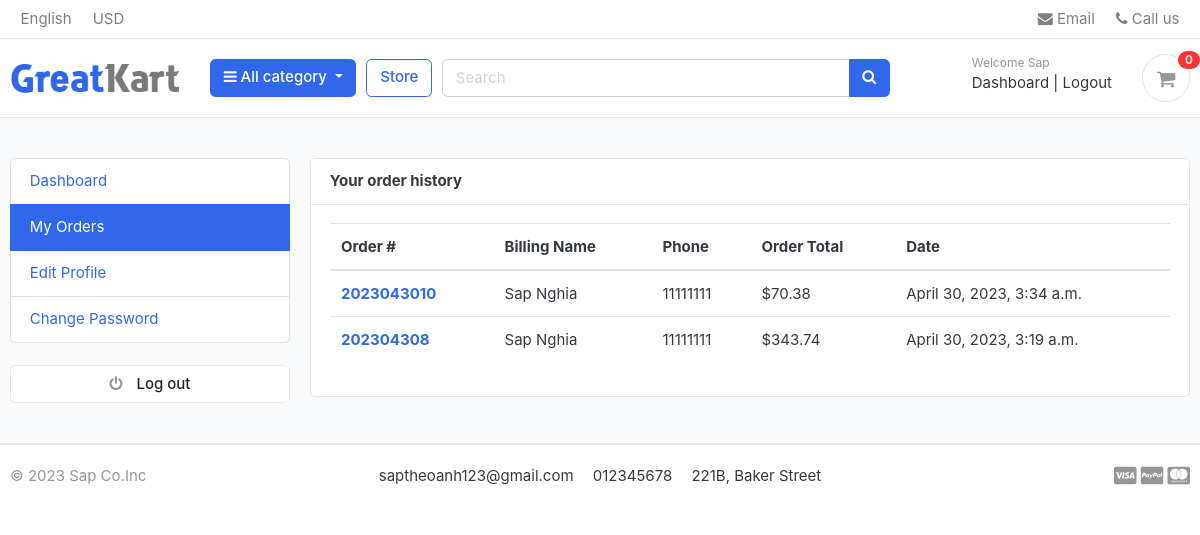
The app's page /accounts/my_orders/ (signed in), older data.
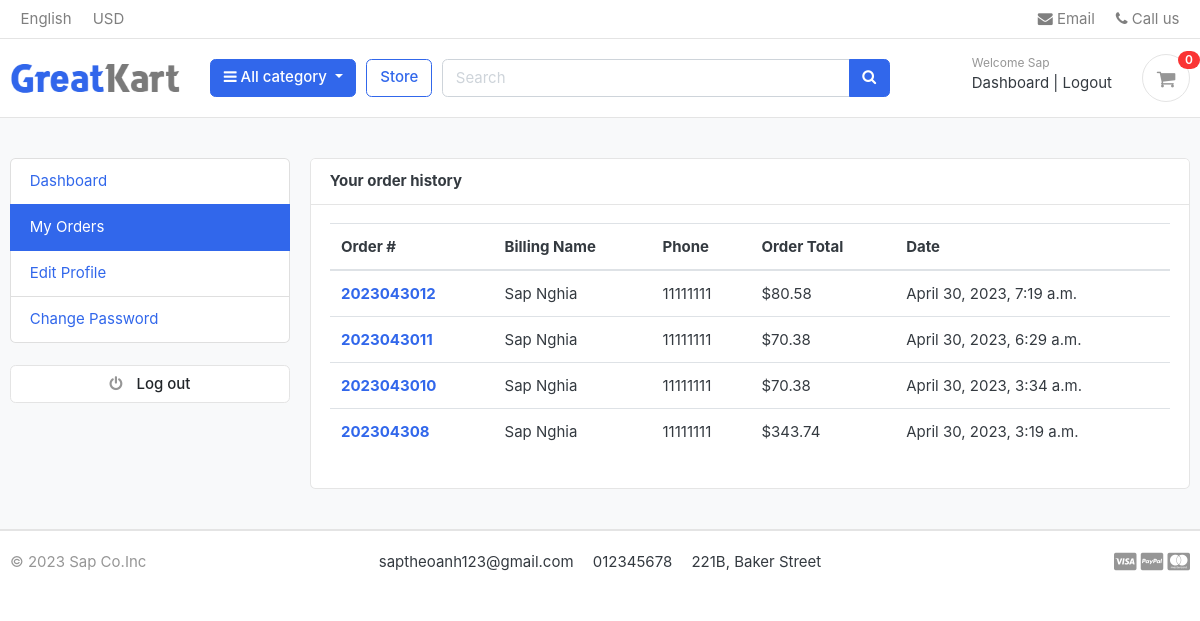
The same page, newer data.
### orders/models.py (models this page shows, shortened)
class Order(models.Model):
    STATUS = (
        ('New', 'New'),
        ('Accepted', 'Accepted'),
        ('Completed', 'Completed'),
        ('Cancelled', 'Cancelled'),
    )
    user = models.ForeignKey(Account, on_delete=models.SET_NULL, null=True)
    payment = models.ForeignKey(Payment, on_delete=models.SET_NULL, blank=True, null=True)
    order_number = models.CharField(max_length=20)
    first_name = models.CharField(max_length=50)
    last_name = models.CharField(max_length=50)
    phone = models.CharField(max_length=15)
    email = models.EmailField(max_length=50)
    address_line_1 = models.CharField(max_length=50)
    address_line_2 = models.CharField(max_length=50, blank=True)
    country = models.CharField(max_length=50)
    state = models.CharField(max_length=50)
    city = models.CharField(max_length=50)
    order_note = models.CharField(max_length=100, blank=True)
    order_total = models.FloatField()
    tax = models.FloatField()
    status = models.CharField(max_length=10, choices=STATUS, default='New')
    ip = models.CharField(blank=True, max_length=20)
    is_ordered = models.BooleanField(default=False)
    created_at = models.DateTimeField(auto_now_add=True)
    updated_at = models.DateTimeField(auto_now=True)
    def full_name(self):
        return f'{self.first_name} {self.last_name}'

### accounts/views.py (the view)
# urls.py: path('my_orders/', views.my_orders, name='my_orders'),
@login_required(login_url='login')
def my_orders(request):
    orders = Order.objects.filter(user=request.user, is_ordered=True).order_by('-created_at')
    context = {
        'orders': orders,
    }
    return render(request, 'accounts/my_orders.html', context)

### carts/context_processors.py (called while the page is built)
def counter(request):
    cart_count = 0
    if 'admin' in request.path:
        return ()
    else:
        try:
            cart =Cart.objects.filter(cart_id=_cart_id(request))
            if request.user.is_authenticated:
                cart_items = CartItem.objects.all().filter(user=request.user)
            else:
                cart_items = CartItem.objects.all().filter(cart=cart[:1])
            for cart_item in cart_items:
                cart_count += cart_item.quantity
        except Cart.DoesNotExist:
            cart_count =0
    return dict(cart_count=cart_count)

### carts/views.py (called while the page is built)
def _cart_id(request):
    cart = request.session.session_key
    if not cart:
        cart = request.session.create()
    return cart

### category/context_processors.py (called while the page is built)
def menu_links(request):
    links =Category.objects.all()
    return dict(links=links)

### category/models.py (called while the page is built)
    def get_url(self):
        return reverse('products_by_category', args=[self.slug])

### templates/accounts/my_orders.html (shortened to what this page needs)
{% extends 'base.html' %} {% block content %}
<section class="section-conten padding-y bg">
    <div class="container">
        <div class="row">
            {% include 'includes/dashboard_sidebar.html' %}
            <main class="col-md-9">
                <article class="card">
                    <header class="card-header">
                        <strong class="d-inline-block mr-3">Your order history</strong>
                    </header>
                    <div class="card-body">
                        <div class="row">
                            <div class="col-md-12">
                                <table class="table table-hover">
                                    <thead>
                                        <tr>
                                            <th scope="col">Order #</th>
                                            <th scope="col">Billing Name</th>
                                            <th scope="col">Phone</th>
                                            <th scope="col">Order Total</th>
                                            <th scope="col">Date</th>
                                        </tr>
                                    </thead>
                                    <tbody>
                                        {% for order in orders %}
                                        <tr>
                                            <th scope="row">
                                                <a href="{% url 'order_detail' order.order_number %}"
                                                    >{{order.order_number}}</a
                                                >
                                            </th>
                                            <td>{{order.full_name}}</td>
                                            <td>{{order.phone}}</td>
                                            <td>${{order.order_total}}</td>
                                            <td>{{order.created_at}}</td>
                                        </tr>
                                        {% endfor %}
                                    </tbody>
                                </table>
                            </div>
                        </div>
                    </div>
                </article>
            </main>
        </div>
    </div>
</section>
{% endblock %}

Row changes from the older to the newer data that the page shows:
added Order: order_number "2023043012", full_name "Sap Nghia", phone "11111111", order_total "80.58", created_at "April 30, 2023, 7:19 a.m."
added Order: order_number "2023043011", full_name "Sap Nghia", phone "11111111", order_total "70.38", created_at "April 30, 2023, 6:29 a.m."
